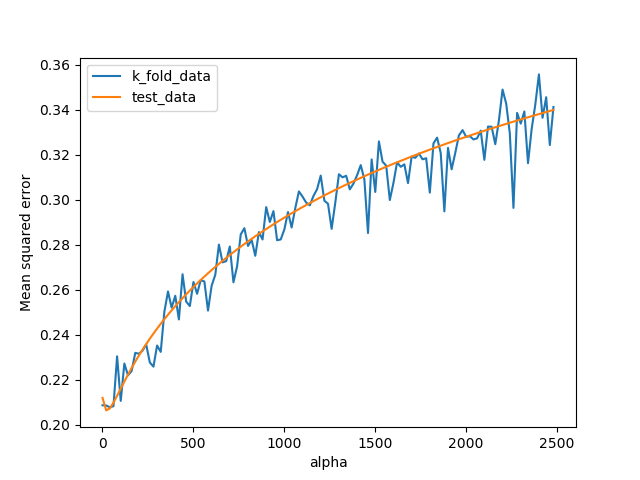

Here is the Python script that generated this plot:
import matplotlib.pyplot as plt
import numpy as np
from sklearn import datasets, linear_model
from sklearn.metrics import mean_squared_error, r2_score
import matplotlib.pyplot as plt
from math import fabs

def main():
	data_set = datasets.load_boston()

	features, target = split_features_target(data_set)
	split = 0.15
	train_features, train_target, test_features, test_target = split_train_test(features, target, split)

	k_fold_mse = []
	test_mse = []
	x_axis =  range(1, 2500, 20)

	for a in range(1, 2500, 20):
		
		regr = linear_model.Ridge(alpha=a)
		regr.fit(train_features, train_target)

		test_predictions = regr.predict(test_features)
		test = mean_squared_error(test_target, test_predictions) / 100
		test_mse.append(test)

		k_fold = 1
		k_fold_acc = 1
		k = 15
		for x in range(1, k):
			k_fold_predictions, k_fold_target = predict_k_fold(data_set, a) 
			temp_fold = mean_squared_error(k_fold_target, k_fold_predictions) / 100
			if (fabs(test-temp_fold) < k_fold_acc):
				k_fold = temp_fold
				k_fold_acc = fabs(test-temp_fold)

		k_fold_mse.append(k_fold)

	plt.plot(x_axis, k_fold_mse, label='k_fold_data')
	plt.plot(x_axis, test_mse, label='test_data')

	plt.xlabel('alpha')
	plt.ylabel('Mean squared error')

	plt.legend()

	plt.show()

def predict_k_fold(data_set, _alpha):
	features, target = split_features_target(data_set)
	split = 0.15
	train_features, train_target, test_features, test_target = split_train_test(features, target, split)
	regr = linear_model.Ridge(alpha=_alpha)
	regr.fit(train_features, train_target)
	return regr.predict(test_features), test_target


def split_train_test(features, target, test_size):
	total_test_size = int(len(features) * test_size)
	indices = np.random.permutation(len(features))
	train_features = features[indices[:-total_test_size]]
	train_target = target[indices[:-total_test_size]]
	test_features  = features[indices[-total_test_size:]]
	test_target  = target[indices[-total_test_size:]]
	return train_features, train_target, test_features, test_target

def split_features_target(data_set):
	features = data_set.data
	target = data_set.target
	return features, target

if __name__ == "__main__":
	main()
